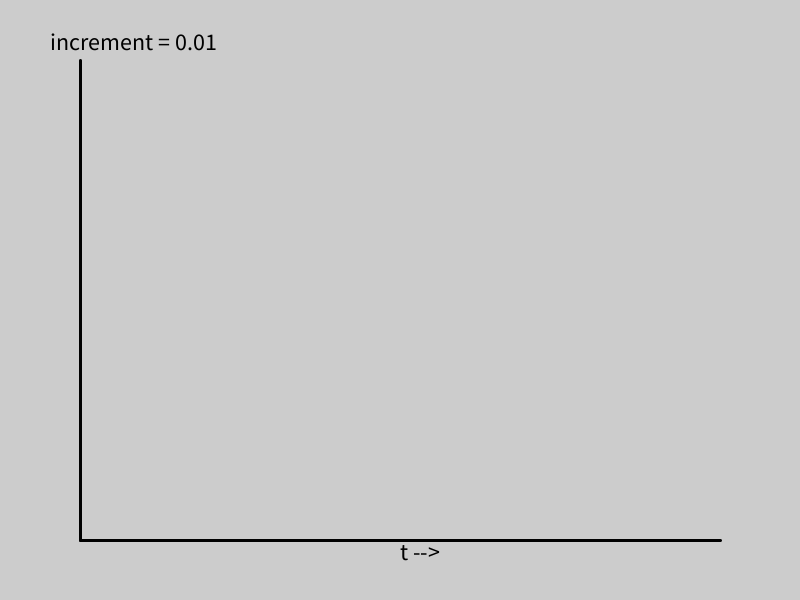
Frame 1 (no input)
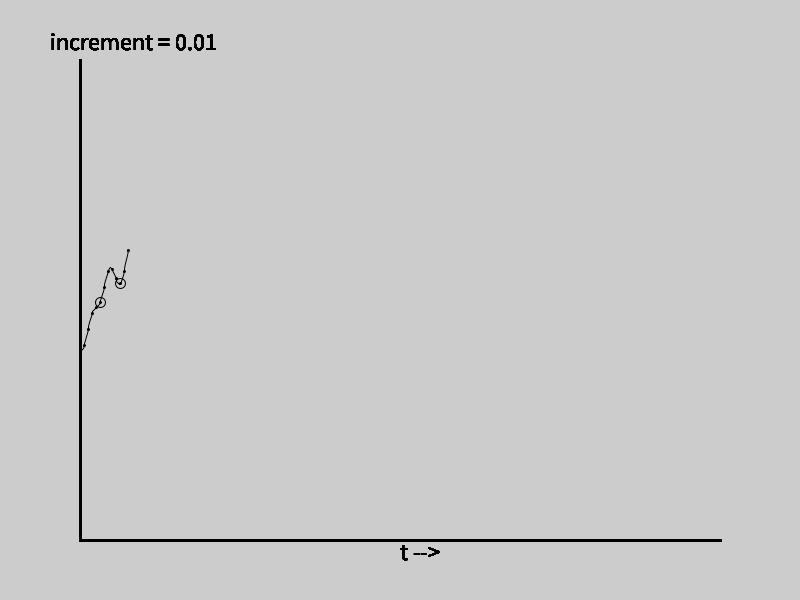
Frame 60 (the mouse pressed at the canvas centre just before this capture)
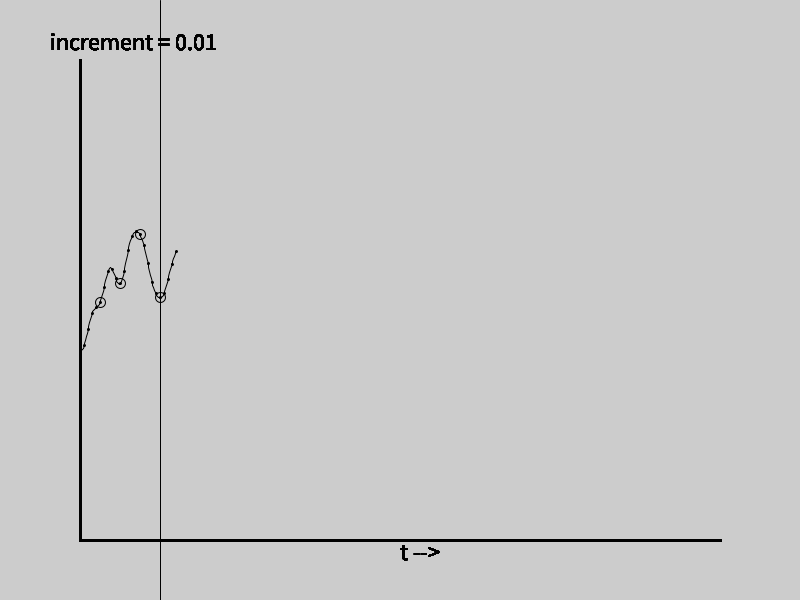
Frame 120 (the mouse held since frame 60 and released just before this capture)

The Processing sketch that drew these frames (run headless with seeded random() and noise(); from frame 60 on, the mouse is pressed at the canvas centre):

// Processing sketch: s01_perlin_noise_demo
// ── s01_perlin_noise_demo.pde
float yoff = 0.0;
float previous;

float t = 0;
float n = noise(yoff) * height;

float dir = 1;
float inc = 0.01;

void setup () {
  size (800, 600);
  background(204);
}

float ui_x, ui_y;
float ui_x_previous;

int offsetX = 80;
int offsetY = 60;

int strokeColor = 0;

Boolean teachingMode = true;

void draw() {
  
  drawAxis();
  
  previous = ui_y;
  
  n = noise(yoff);

  if (t > width) {
    t = 0;
    //inc *= 2;
    //strokeColor = (strokeColor  + 64 ) % 256;
  }
  
  t++;
  yoff = yoff + inc;
  
  ui_x = map (t, 0, width, 0, 640) + offsetX ;
  ui_x_previous = map (t - 1, 0, width, 0, 640) + offsetX;
  ui_y = map (n, 0, 1, 0, 480) + offsetY;
  
  
  
  if (previous > 0) {
    
    strokeWeight (1);
    stroke (strokeColor);
    line (ui_x_previous, previous, ui_x, ui_y);
    
    if (teachingMode) {
      if (ui_x % 1 == 0) {
        ellipse (ui_x, ui_y, 2, 2);
      }
      
      if (ui_x % 20 == 0) {
        noFill();
        ellipse (ui_x, ui_y, 10, 10);
      }
      
      if (((int)(yoff * 100)) % 100 == 0) {
        line (ui_x, 0, ui_x, height);
      }
    }
    

  }
  
  println ((int)(yoff * 100));
  
}

void keyPressed() {
  switch (key) {
    case ' ' :
      teachingMode = !teachingMode;
      break;
  }
}

void drawAxis () {
  strokeWeight (3);
  stroke (0);
  line (offsetX, offsetY, offsetX, 480 + offsetY);
  line (offsetX, 480 + offsetY, offsetX + 640, offsetY + 480);
  fill (0);
  
  textSize(24);
  text("t -->", offsetX + 320, 480 + offsetY + 20);
  text("increment = " + inc, 50, 50);
}
